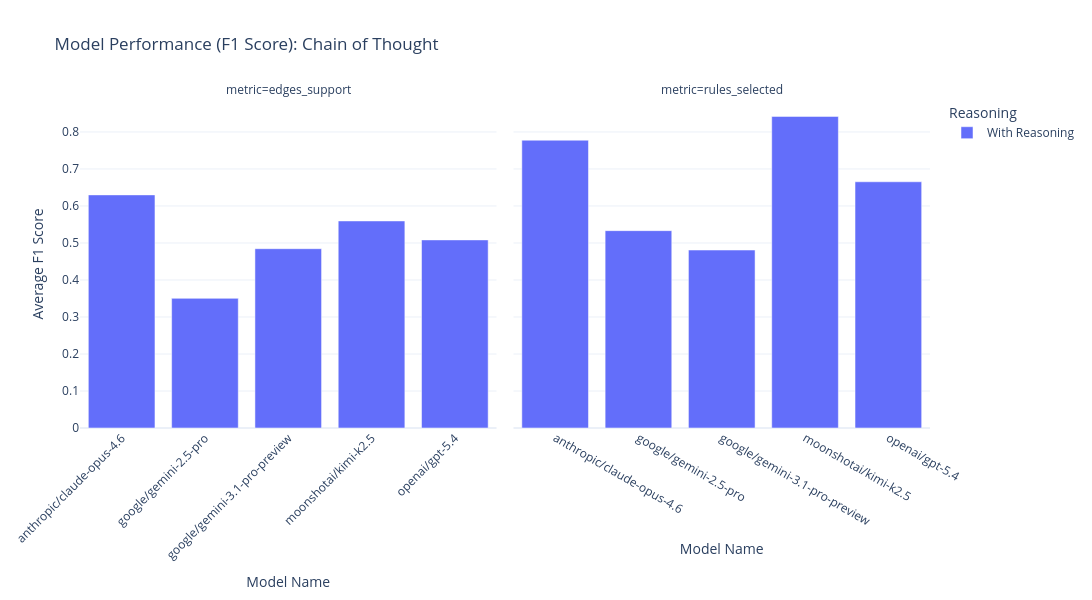

Source (notebook cell):
### Code cell
# ============================================================
# 9) Visualise Metrics: With vs Without Reasoning
# ============================================================
import pandas as pd
import plotly.express as px
from pathlib import Path

# Set paths to the CSV files
# path_without = Path("irac_outputs/without_reasoning/metrics_without_reasoning.csv")
path_with = Path("irac_outputs/updated_cot/metrics.csv")

dfs = []

# # Load "Without Reasoning" metrics
# if path_without.exists():
#     df_no = pd.read_csv(path_without)
#     df_no["Reasoning"] = "Without Reasoning"
#     dfs.append(df_no)
# else:
#     print(f"File not found: {path_without}")

# Load "With Reasoning" metrics
if path_with.exists():
    df_yes = pd.read_csv(path_with)
    df_yes["Reasoning"] = "With Reasoning"
    dfs.append(df_yes)
else:
    print(f"File not found: {path_with}")

# Combine datasets
if dfs:
    df_all = pd.concat(dfs, ignore_index=True)
    
    # We'll calculate the mean F1 score grouped by model, metric, and reasoning type
    df_grouped = df_all.groupby(["model", "metric", "Reasoning"])["f1"].mean().reset_index()

    # Visualise the Results (F1 Score)
    fig = px.bar(
        df_grouped,
        x="model",
        y="f1",
        color="Reasoning",
        barmode="group",
        facet_col="metric", 
        title="Model Performance (F1 Score): Chain of Thought",
        labels={"f1": "Average F1 Score", "model": "Model Name"},
        template="plotly_white"
    )
    
    fig.update_layout(xaxis_tickangle=-45, height=600, width=1200)
    
    # Render in Jupyter with fallback options
    try:
        fig.show()
    except Exception as e:
        print(f"Note: {e}")
        print("Rendering as HTML file instead...")
        fig.write_html(Path("irac_outputs/model_comparison_chart.html"))
        print("✅ Chart saved to: irac_outputs/model_comparison_chart.html")

else:
    print("Could not load any data to visualize.")

### Figure 1 — Plotly figure (JSON) as saved in the notebook; plotly's stock layout.template omitted (floating-point values rounded to 4 significant figures)
{"data": [{"alignmentgroup": "True", "hovertemplate": "Reasoning=With Reasoning<br>metric=edges_support<br>Model Name=%{x}<br>Average F1 Score=%{y}<extra></extra>", "legendgroup": "With Reasoning", "marker": {"color": "#636efa", "pattern": {"shape": ""}}, "name": "With Reasoning", "offsetgroup": "With Reasoning", "orientation": "v", "showlegend": true, "textposition": "auto", "type": "bar", "x": ["anthropic/claude-opus-4.6", "google/gemini-2.5-pro", "google/gemini-3.1-pro-preview", "moonshotai/kimi-k2.5", "openai/gpt-5.4"], "xaxis": "x", "y": [0.63, 0.3504, 0.4846, 0.5596, 0.5083], "yaxis": "y"}, {"alignmentgroup": "True", "hovertemplate": "Reasoning=With Reasoning<br>metric=rules_selected<br>Model Name=%{x}<br>Average F1 Score=%{y}<extra></extra>", "legendgroup": "With Reasoning", "marker": {"color": "#636efa", "pattern": {"shape": ""}}, "name": "With Reasoning", "offsetgroup": "With Reasoning", "orientation": "v", "showlegend": false, "textposition": "auto", "type": "bar", "x": ["anthropic/claude-opus-4.6", "google/gemini-2.5-pro", "google/gemini-3.1-pro-preview", "moonshotai/kimi-k2.5", "openai/gpt-5.4"], "xaxis": "x2", "y": [0.7778, 0.5333, 0.481, 0.8421, 0.6654], "yaxis": "y2"}], "layout": {"annotations": [{"font": {}, "showarrow": false, "text": "metric=edges_support", "x": 0.245, "xanchor": "center", "xref": "paper", "y": 1, "yanchor": "bottom", "yref": "paper"}, {"font": {}, "showarrow": false, "text": "metric=rules_selected", "x": 0.755, "xanchor": "center", "xref": "paper", "y": 1, "yanchor": "bottom", "yref": "paper"}], "barmode": "group", "height": 600, "legend": {"title": {"text": "Reasoning"}, "tracegroupgap": 0}, "title": {"text": "Model Performance (F1 Score): Chain of Thought"}, "width": 1200, "xaxis": {"anchor": "y", "domain": [0, 0.49], "tickangle": -45, "title": {"text": "Model Name"}}, "xaxis2": {"anchor": "y2", "domain": [0.51, 1], "matches": "x", "title": {"text": "Model Name"}}, "yaxis": {"anchor": "x", "domain": [0, 1], "title": {"text": "Average F1 Score"}}, "yaxis2": {"anchor": "x2", "domain": [0, 1], "matches": "y", "showticklabels": false}}}
